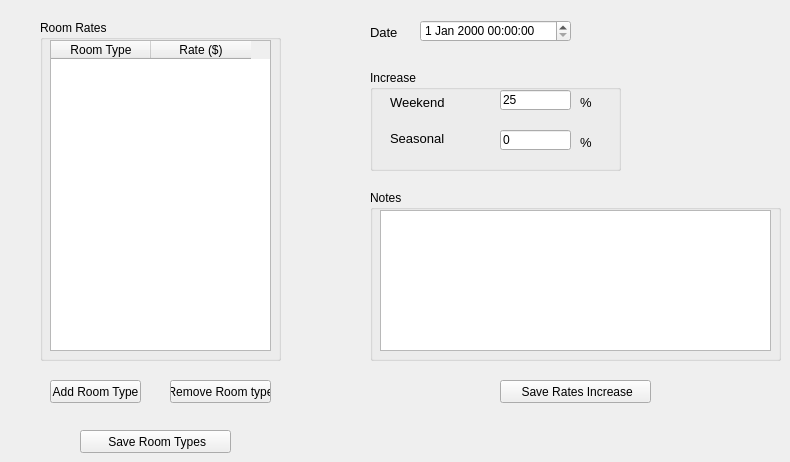
    <widget class="QWidget" name="tab_4" >
     <attribute name="title" >
      <string>Room Types</string>
     </attribute>
     <widget class="QGroupBox" name="groupBox_2" >
      <property name="geometry" >
       <rect>
        <x>370</x>
        <y>70</y>
        <width>251</width>
        <height>101</height>
       </rect>
      </property>
      <property name="title" >
       <string>Increase</string>
      </property>
      <widget class="QLabel" name="label_17" >
       <property name="geometry" >
        <rect>
         <x>20</x>
         <y>20</y>
         <width>67</width>
         <height>25</height>
        </rect>
       </property>
       <property name="text" >
        <string>&lt;html>&lt;head>&lt;meta name="qrichtext" content="1" />&lt;/head>&lt;body style=" white-space: pre-wrap; font-family:MS Shell Dlg; font-size:8.25pt; font-weight:400; font-style:normal; text-decoration:none;">&lt;p style=" margin-top:0px; margin-bottom:0px; margin-left:0px; margin-right:0px; -qt-block-indent:0; text-indent:0px;">&lt;span style=" font-size:10pt;">Weekend&lt;/span>&lt;/p>&lt;/body>&lt;/html></string>
       </property>
      </widget>
      <widget class="QLabel" name="label_20" >
       <property name="geometry" >
        <rect>
         <x>20</x>
         <y>56</y>
         <width>67</width>
         <height>25</height>
        </rect>
       </property>
       <property name="text" >
        <string>&lt;html>&lt;head>&lt;meta name="qrichtext" content="1" />&lt;/head>&lt;body style=" white-space: pre-wrap; font-family:MS Shell Dlg; font-size:8.25pt; font-weight:400; font-style:normal; text-decoration:none;">&lt;p style=" margin-top:0px; margin-bottom:0px; margin-left:0px; margin-right:0px; -qt-block-indent:0; text-indent:0px; font-size:8pt;">&lt;span style=" font-size:10pt;">Seasonal&lt;/span>&lt;/p>&lt;/body>&lt;/html></string>
       </property>
      </widget>
      <widget class="QLineEdit" name="lineEdit_13" >
       <property name="geometry" >
        <rect>
         <x>130</x>
         <y>60</y>
         <width>71</width>
         <height>20</height>
        </rect>
       </property>
       <property name="text" >
        <string>0</string>
       </property>
      </widget>
      <widget class="QLineEdit" name="lineEdit_12" >
       <property name="geometry" >
        <rect>
         <x>130</x>
         <y>20</y>
         <width>71</width>
         <height>20</height>
        </rect>
       </property>
       <property name="text" >
        <string>25</string>
       </property>
      </widget>
      <widget class="QLabel" name="label_19" >
       <property name="geometry" >
        <rect>
         <x>210</x>
         <y>60</y>
         <width>21</width>
         <height>25</height>
        </rect>
       </property>
       <property name="text" >
        <string>&lt;html>&lt;head>&lt;meta name="qrichtext" content="1" />&lt;/head>&lt;body style=" white-space: pre-wrap; font-family:MS Shell Dlg; font-size:8.25pt; font-weight:400; font-style:normal; text-decoration:none;">&lt;p style=" margin-top:0px; margin-bottom:0px; margin-left:0px; margin-right:0px; -qt-block-indent:0; text-indent:0px;">&lt;span style=" font-size:10pt;">%&lt;/span>&lt;/p>&lt;/body>&lt;/html></string>
       </property>
      </widget>
      <widget class="QLabel" name="label_18" >
       <property name="geometry" >
        <rect>
         <x>210</x>
         <y>20</y>
         <width>21</width>
         <height>25</height>
        </rect>
       </property>
       <property name="text" >
        <string>&lt;html>&lt;head>&lt;meta name="qrichtext" content="1" />&lt;/head>&lt;body style=" white-space: pre-wrap; font-family:MS Shell Dlg; font-size:8.25pt; font-weight:400; font-style:normal; text-decoration:none;">&lt;p style=" margin-top:0px; margin-bottom:0px; margin-left:0px; margin-right:0px; -qt-block-indent:0; text-indent:0px;">&lt;span style=" font-size:10pt;">%&lt;/span>&lt;/p>&lt;/body>&lt;/html></string>
       </property>
      </widget>
     </widget>
     <widget class="QLabel" name="label_34" >
      <property name="geometry" >
       <rect>
        <x>370</x>
        <y>20</y>
        <width>47</width>
        <height>25</height>
       </rect>
      </property>
      <property name="text" >
       <string>&lt;html>&lt;head>&lt;meta name="qrichtext" content="1" />&lt;/head>&lt;body style=" white-space: pre-wrap; font-family:MS Shell Dlg; font-size:8.25pt; font-weight:400; font-style:normal; text-decoration:none;">&lt;p style=" margin-top:0px; margin-bottom:0px; margin-left:0px; margin-right:0px; -qt-block-indent:0; text-indent:0px;">&lt;span style=" font-size:10pt;">Date&lt;/span>&lt;/p>&lt;/body>&lt;/html></string>
      </property>
     </widget>
     <widget class="QDateTimeEdit" name="dateTimeEdit_2" >
      <property name="geometry" >
       <rect>
        <x>420</x>
        <y>20</y>
        <width>151</width>
        <height>22</height>
       </rect>
      </property>
     </widget>
     <widget class="QGroupBox" name="groupBox_6" >
      <property name="geometry" >
       <rect>
        <x>40</x>
        <y>20</y>
        <width>241</width>
        <height>341</height>
       </rect>
      </property>
      <property name="title" >
       <string>Room Rates</string>
      </property>
      <widget class="QTableWidget" name="roomTypesTable" >
       <property name="geometry" >
        <rect>
         <x>10</x>
         <y>20</y>
         <width>221</width>
         <height>311</height>
        </rect>
       </property>
       <column>
        <property name="text" >
         <string>Room Type</string>
        </property>
       </column>
       <column>
        <property name="text" >
         <string>Rate ($)</string>
        </property>
       </column>
      </widget>
     </widget>
     <widget class="QGroupBox" name="groupBox_5" >
      <property name="geometry" >
       <rect>
        <x>370</x>
        <y>190</y>
        <width>411</width>
        <height>171</height>
       </rect>
      </property>
      <property name="title" >
       <string>Notes</string>
      </property>
      <widget class="QTextEdit" name="textEdit_2" >
       <property name="geometry" >
        <rect>
         <x>10</x>
         <y>20</y>
         <width>391</width>
         <height>141</height>
        </rect>
       </property>
      </widget>
     </widget>
     <widget class="QPushButton" name="addRoomType" >
      <property name="geometry" >
       <rect>
        <x>50</x>
        <y>380</y>
        <width>91</width>
        <height>23</height>
       </rect>
      </property>
      <property name="text" >
       <string>Add Room Type</string>
      </property>
     </widget>
     <widget class="QPushButton" name="delRoomType" >
      <property name="geometry" >
       <rect>
        <x>170</x>
        <y>380</y>
        <width>101</width>
        <height>23</height>
       </rect>
      </property>
      <property name="text" >
       <string>Remove Room type</string>
      </property>
     </widget>
     <widget class="QPushButton" name="saveRoomTypes" >
      <property name="geometry" >
       <rect>
        <x>80</x>
        <y>430</y>
        <width>151</width>
        <height>23</height>
       </rect>
      </property>
      <property name="text" >
       <string> Save Room Types</string>
      </property>
     </widget>
     <widget class="QPushButton" name="saveRoomTypes_2" >
      <property name="geometry" >
       <rect>
        <x>500</x>
        <y>380</y>
        <width>151</width>
        <height>23</height>
       </rect>
      </property>
      <property name="text" >
       <string> Save Rates Increase</string>
      </property>
     </widget>
    </widget>
